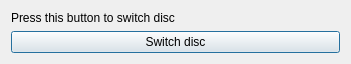
<?xml version="1.0" encoding="UTF-8"?>
<ui version="4.0">
 <class>EjectDialog</class>
 <widget class="QDialog" name="EjectDialog">
  <property name="windowModality">
   <enum>Qt::WindowModal</enum>
  </property>
  <property name="geometry">
   <rect>
    <x>0</x>
    <y>0</y>
    <width>351</width>
    <height>51</height>
   </rect>
  </property>
  <property name="cursor">
   <cursorShape>PointingHandCursor</cursorShape>
  </property>
  <property name="windowTitle">
   <string/>
  </property>
  <property name="toolTip">
   <string>Press this button to switch disc</string>
  </property>
  <property name="modal">
   <bool>true</bool>
  </property>
  <layout class="QVBoxLayout" name="verticalLayout">
   <item>
    <widget class="QLabel" name="label">
     <property name="text">
      <string>Press this button to switch disc</string>
     </property>
    </widget>
   </item>
   <item>
    <widget class="QPushButton" name="cmdSwitch">
     <property name="text">
      <string>Switch disc</string>
     </property>
    </widget>
   </item>
  </layout>
 </widget>
 <resources/>
 <connections/>
</ui>
